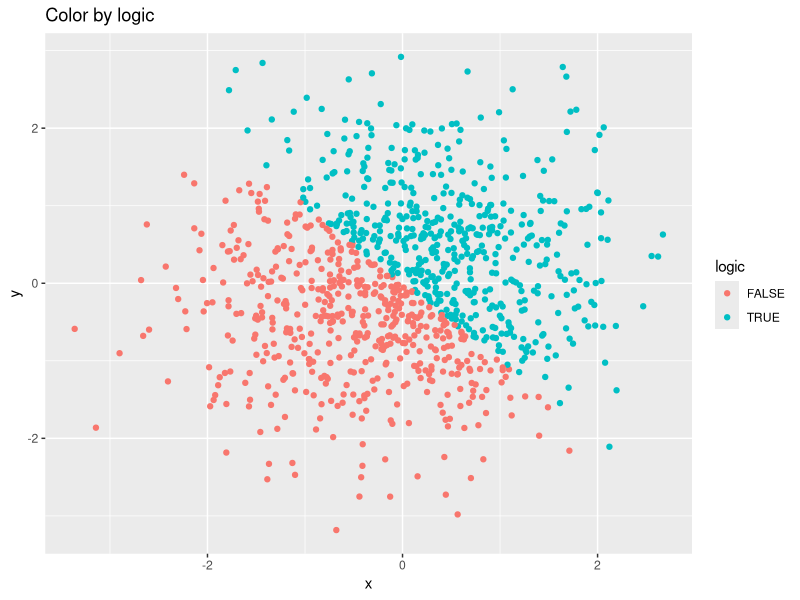
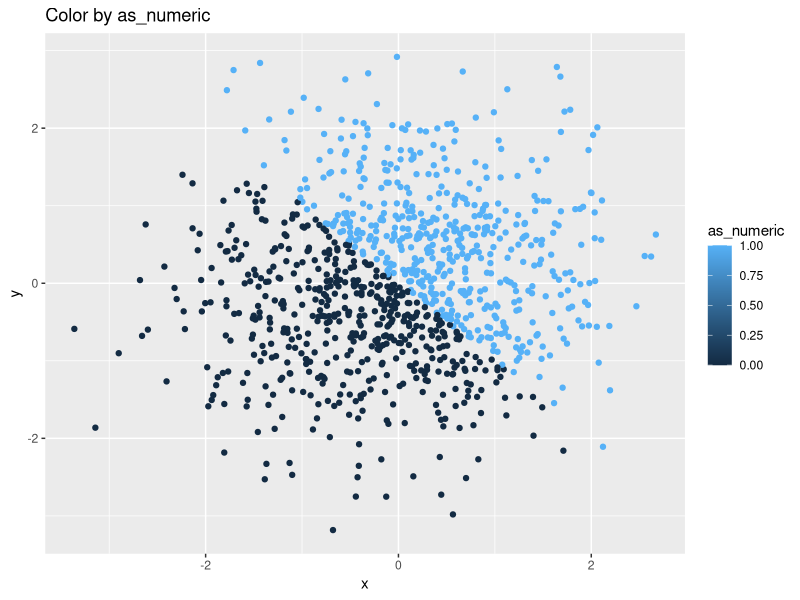
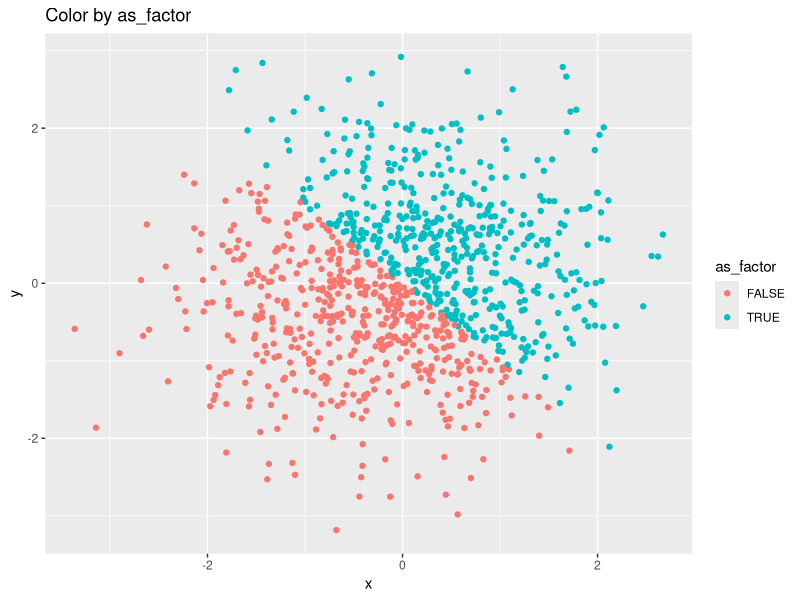
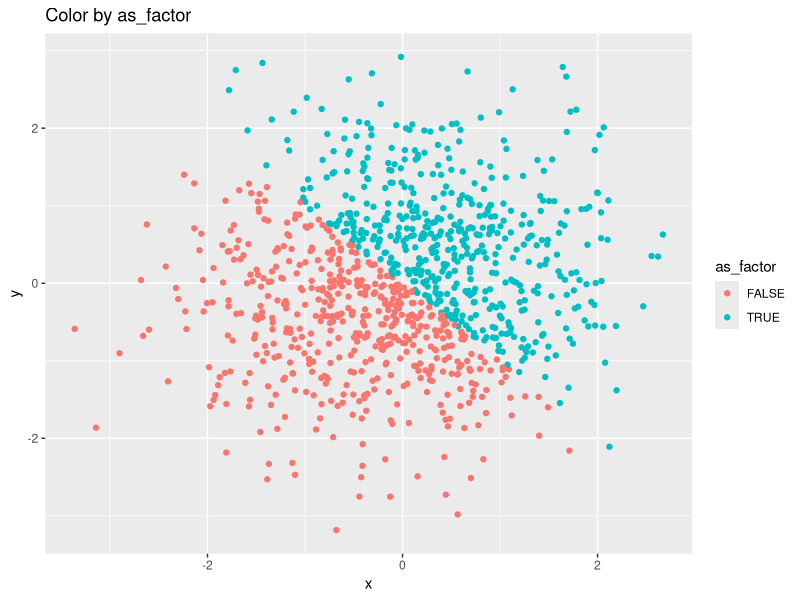

Write the R code that produced these figures, in order.
## ---- chunk 1
knitr::opts_chunk$set(echo = TRUE)
library(tidyverse)
## ---- chunk 2
df = tibble(
  vec_numeric = runif(10, min=, max=5),
  vec_logic = (vec_numeric>2),
  vec_chr = c('a','b','c','a','b','c','a','b','c','a'),
  vec_factor = factor(c('a','b','c','a','b','c','a','b','c','a'))
)
df
## ---- chunk 3
mean(df$vec_numeric)
mean(df$vec_logic)
mean(df$vec_chr)
mean(df$vec_factor)
## ---- chunk 4
as.numeric(as.factor(df$vec_chr))
as.numeric(as.character(df$vec_factor))
## ---- chunk 5
set.seed(1000)
df_plot = tibble(
  x = rnorm(1000),
  y = rnorm(1000),
  logic = x+y>0,
  as_numeric = as.numeric(logic),
  as_factor = as.factor(logic)
)
## ---- chunk 6
ggplot(df_plot, aes(x = x, y = y,color=logic)) + 
  geom_point() + ggtitle('Color by logic')
ggplot(df_plot, aes(x = x, y = y,color=as_numeric)) + 
  geom_point() + ggtitle('Color by as_numeric')
ggplot(df_plot, aes(x = x, y = y,color=as_factor)) + 
  geom_point() + ggtitle('Color by as_factor')

ggsave('plot1_color_by_logic.jpg')

